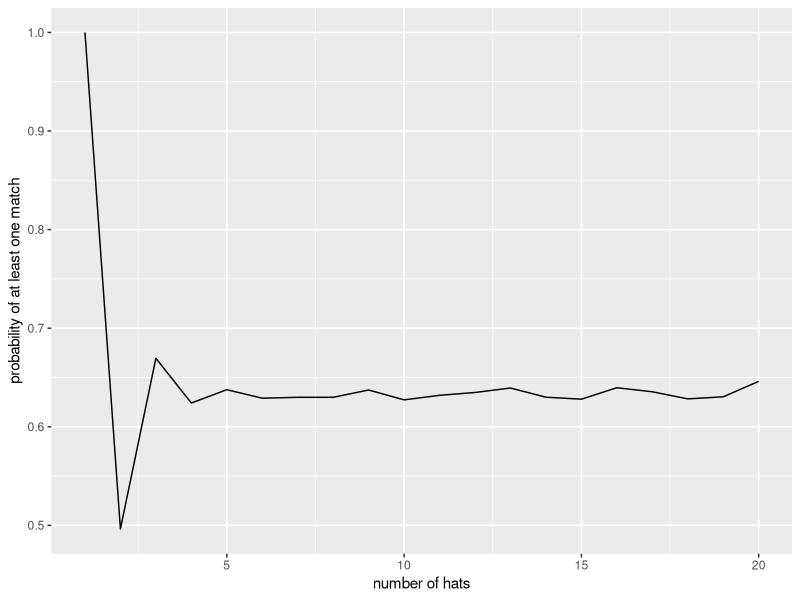
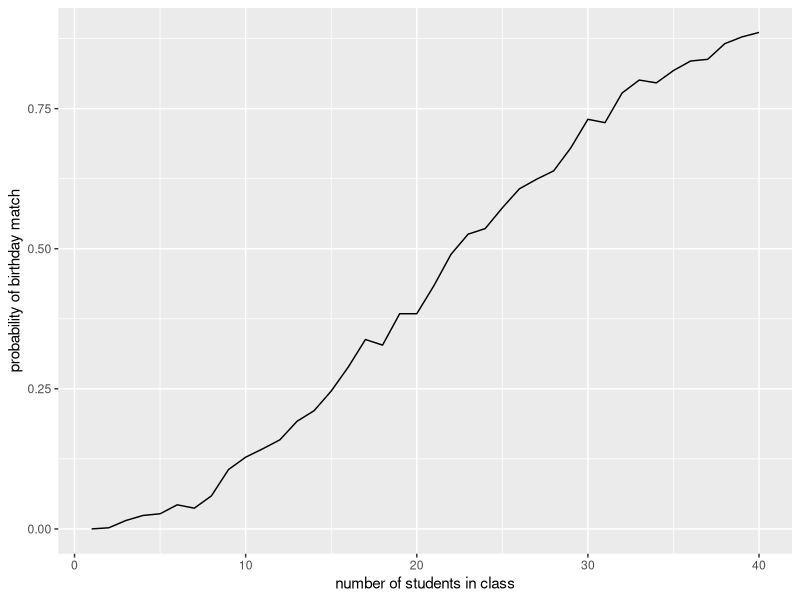
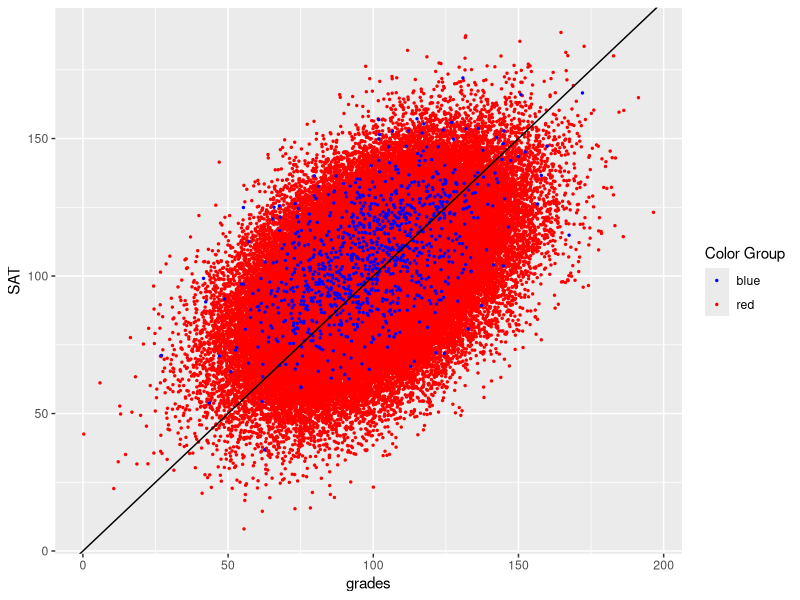
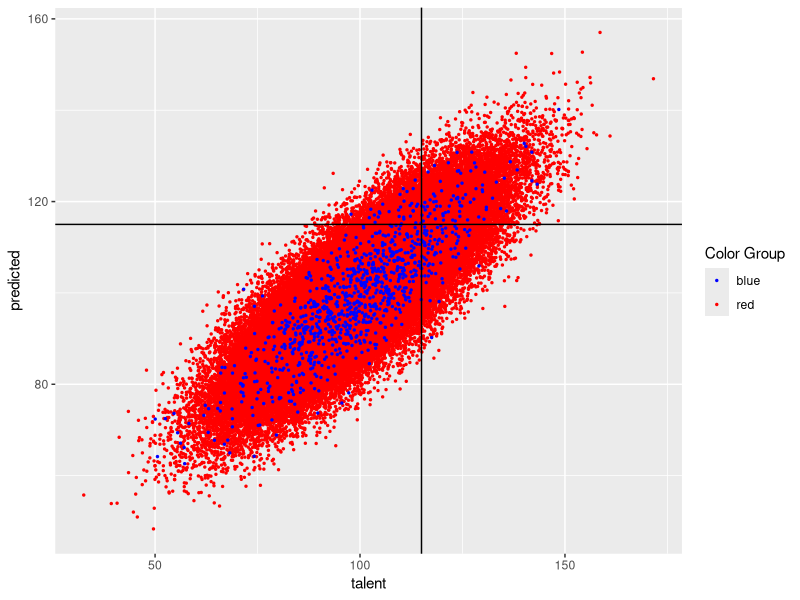
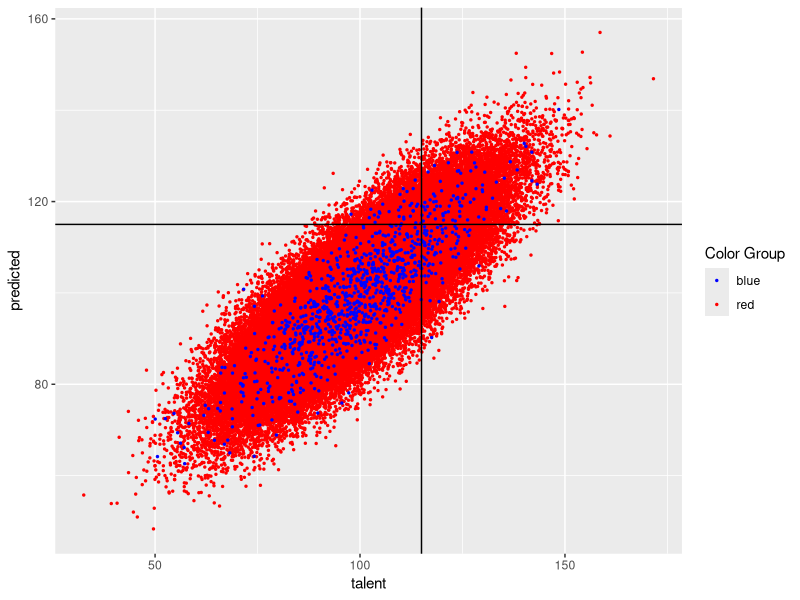
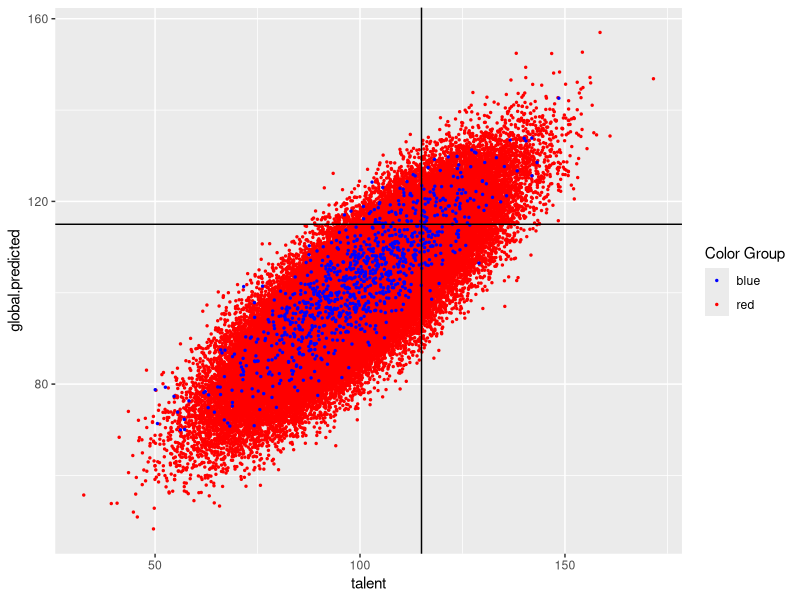
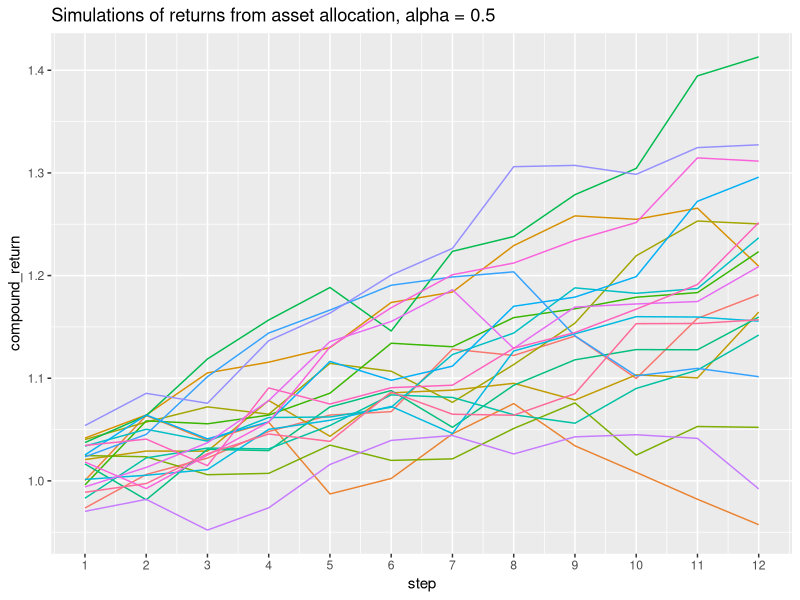
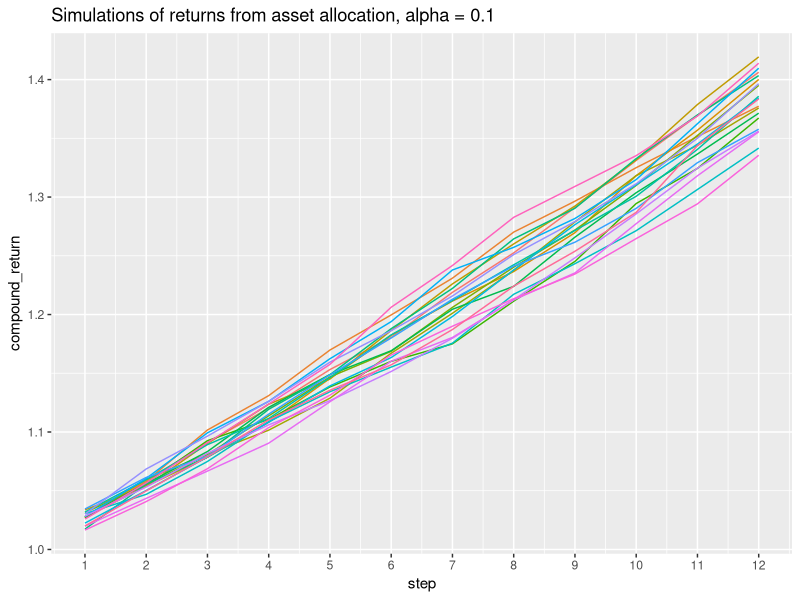

Generate these figures, in order, with R:
## ---- chunk 1
#| echo: false
library(tidyverse)
## ---- chunk 2
data.frame(value = c(-2:2)) |>
  mutate(abs_value = ifelse(value >=0, value, -value))  # abs val
## ---- chunk 3
set.seed(4747)
diamonds |> select(carat, cut, color, price) |>
  sample_n(20) |>
  mutate(price_cat = case_when(
    price > 10000 ~ "expensive",
    price > 1500 ~ "medium", 
    TRUE ~ "inexpensive"))
## ---- chunk 4
set.seed(47)
alph <- letters[1:10]
alph

sample(alph, 5, replace = FALSE) # sample (from a population)

sample(alph, 5, replace = TRUE) # sample (from a population)

sample(alph, 10, replace = FALSE)  # shuffle

sample(alph, 10, replace = TRUE)  # resample
## ---- chunk 5
set.seed(4747)
runif(4, 0, 1) # random uniform numbers

set.seed(123)
runif(4, 0, 1) # random uniform numbers

set.seed(4747)
runif(4, 0, 1) # random uniform numbers
## ---- chunk 6
hats <- 1:10
hats
## ---- chunk 7
random_hats <- sample(hats, size = 10, replace = FALSE)

hats
random_hats
## ---- chunk 8
hats == random_hats

# TRUE is 1, FALSE is 0
sum(hats == random_hats)

# did at least one person get their hat?
sum(hats == random_hats) > 0
## ---- chunk 9
hats <- 1:10
random_hats <- sample(hats, size = 10, replace = FALSE)
sum(hats == random_hats) > 0
## ---- chunk 10
hat_match <- function(n){
  hats <- 1:n
  random_hats <- sample(hats, size = n, replace = FALSE)
  sum(hats == random_hats) > 0
}

hat_match(10)
hat_match(47)
## ---- chunk 11
map_lgl(1:10, ~hat_match(n = 10))

map_lgl(1:10, ~hat_match(n = 10)) |> 
  mean()
## ---- chunk 12
set.seed(4747)
num_iter <- 10000

map_lgl(1:num_iter, ~hat_match(n = 10)) |> 
  mean()
## ---- chunk 13
hat_match_prob <- function(n, reps){
  prob <- map_lgl(1:reps, ~hat_match(n = n)) |> 
    mean()
  return(data.frame(match_prob = prob, num_hats = n))
}

set.seed(47)
map(1:20, hat_match_prob, reps = num_iter) |> 
  list_rbind()
## ---- chunk 14
set.seed(47)
num_iter <- 10000
map(1:20, hat_match_prob, reps = num_iter) |> 
  list_rbind() |> 
  ggplot(aes(x = num_hats, y = match_prob)) + 
  geom_line() + 
  labs(y = "probability of at least one match",
       x = "number of hats")
## ---- chunk 15
set.seed(47)
class_birthdays <- sample(1:365, size=29, replace=TRUE)
class_birthdays 
## ---- chunk 16
duplicated(class_birthdays)
sum(duplicated(class_birthdays))
## ---- chunk 17
class_duplicates <- function(unicorn){
  class_birthdays <- sample(1:365, size = 29, replace = TRUE)
  num_duplicates <- sum(duplicated(class_birthdays))
  return(ifelse(num_duplicates > 0, 1, 0))
}

class_duplicates()
class_duplicates()
## ---- chunk 18
map_dbl(1:10, class_duplicates)
## ---- chunk 19
class_duplicates <- function(class_size){
  class_birthdays <- sample(1:365, size = class_size, replace = TRUE)
  num_duplicates <- sum(duplicated(class_birthdays))
  return(ifelse(num_duplicates > 0, 1, 0))
}

set.seed(47)
num_stud <- 29
map_dbl(1:10, ~class_duplicates(class_size = num_stud))

## ---- chunk 20
set.seed(47)
num_stud <- 29
num_class <- 1000
map_dbl(1:num_class, ~class_duplicates(class_size = num_stud)) |> 
  mean()
## ---- chunk 21
set.seed(47)
num_stud <- 29
num_class <- 100

birth_match_prob <- function(num_stud, reps){
  prob <- map_dbl(1:reps, ~class_duplicates(class_size = num_stud)) |> 
    mean()
  return(data.frame(match_prob = prob, num_stud = num_stud))
}

map(1:num_stud, birth_match_prob, reps = num_class) |> 
  list_rbind()

## ---- chunk 22
set.seed(123)
num_stud <- 40
num_class <- 1000

map(1:num_stud, birth_match_prob, reps = num_class) |> 
  list_rbind()  |> 
  ggplot(aes(x = num_stud, y = match_prob)) + 
  geom_line() + 
  labs(y = "probability of birthday match",
       x = "number of students in class")
## ---- chunk 23
set.seed(470)
n_obs <- 100000
n.red <- n_obs*0.99
n.blue <- n_obs*0.01
reds <- rnorm(n.red, mean = 100, sd = 15)
blues <- rnorm(n.blue, mean = 100, sd = 15)

red.sat <- reds + rnorm(n.red, mean = 0, sd = 15)
blue.sat <- blues + 
    pmax(rnorm(n.blue, mean = 0, sd = 15),
         rnorm(n.blue, mean = 0, sd = 15))

red.grade <- reds + rnorm(n.red, mean = 0, sd = 15)
blue.grade <- blues + rnorm(n.blue, mean = 0, sd = 15)

college.data <- data.frame(talent = c(reds, blues),
                           SAT = c(red.sat, blue.sat),
                           grades = c(red.grade, blue.grade),
                           color = c(rep("red", n.red), rep("blue", n.blue)))

ggplot(college.data, aes(x = grades, y = SAT, color = color)) +
  geom_point(size = 0.5) +
  scale_color_identity(name = "Color Group",
                       guide = "legend") +
  geom_abline(intercept = 0, slope = 1)
  
## ---- chunk 24
red.lm = college.data |>
  dplyr::filter(color == "red") %>%
  lm(talent ~ SAT + grades, data = .)

blue.lm = college.data |>
  dplyr::filter(color == "blue") %>%
  lm(talent ~ SAT + grades, data = .)
## ---- chunk 25
red.lm |> broom::tidy()
## ---- chunk 26
blue.lm |> broom::tidy()
## ---- chunk 27
set.seed(4747)
new.reds <- rnorm(n.red, mean = 100, sd = 15)
new.blues <- rnorm(n.blue, mean = 100, sd = 15)

new.red.sat <- new.reds + rnorm(n.red, mean = 0, sd = 15)
new.blue.sat <- new.blues + 
    pmax(rnorm(n.blue, mean = 0, sd = 15),
         rnorm(n.blue, mean = 0, sd = 15))

new.red.grade <- new.reds + rnorm(n.red, mean = 0, sd = 15)
new.blue.grade <- new.blues + rnorm(n.blue, mean = 0, sd = 15)

new.college.data <- data.frame(talent = c(new.reds, new.blues),
                           SAT = c(new.red.sat, new.blue.sat),
                           grades = c(new.red.grade, new.blue.grade),
                           color = c(rep("red", n.red), rep("blue", n.blue)))


new.red.pred <- new.college.data |>
  filter(color == "red") %>%
  predict.lm(red.lm, newdata = .)

new.blue.pred <- new.college.data |>
  filter(color == "blue") %>%
  predict.lm(blue.lm, newdata = .)

new.college.data <- new.college.data |> 
  cbind(predicted = c(new.red.pred, new.blue.pred))

ggplot(new.college.data, aes(x = talent, y = predicted, color = color)) + 
  geom_point(size = 0.5) + 
  geom_hline(yintercept = 115) + 
  geom_vline(xintercept = 115) +
  scale_color_identity(name = "Color Group",
                       guide = "legend")
## ---- chunk 28
ggplot(new.college.data, aes(x = talent, y = predicted, color = color)) + 
  geom_point(size = 0.5) + 
  geom_hline(yintercept = 115) + 
  geom_vline(xintercept = 115) +
  scale_color_identity(name = "Color Group",
                       guide = "legend")
## ---- chunk 29
new.college.data <- new.college.data |> 
  mutate(fp = ifelse(talent < 115 & predicted > 115, 1, 0),
         tp = ifelse(talent > 115 & predicted > 115, 1, 0),
         fn = ifelse(talent > 115 & predicted < 115, 1, 0),
         tn = ifelse(talent < 115 & predicted < 115, 1, 0))

error.rates <- new.college.data |> group_by(color) |>
  summarize(tpr = sum(tp) / (sum(tp) + sum(fn)),
            fpr = sum(fp) / (sum(fp) + sum(tn)),
            fnr = sum(fn) / (sum(fn) + sum(tp)),
            #fdr = sum(fp) / (sum(fp) + sum(tp)),
            error = (sum(fp) + sum(fn)) / (sum(fp) + sum(tp) + sum(fn) + sum(tn) ))

error.rates
## ---- chunk 30
global.lm = college.data %>%
  lm(talent ~ SAT + grades, data = .)

global.lm |> broom::tidy()
## ---- chunk 31
new.pred <- new.college.data %>%
  predict.lm(global.lm, newdata = .)

new.college.data <- new.college.data |> 
  cbind(global.predicted = new.pred)

ggplot(new.college.data, aes(x = talent, 
                             y = global.predicted, 
                             color = color)) + 
  geom_point(size = 0.5) + 
  geom_hline(yintercept = 115) + 
  geom_vline(xintercept = 115) +
  scale_color_identity(name = "Color Group",
                       guide = "legend")
## ---- chunk 32
new.college.data.glb <- new.college.data |> 
  mutate(fp = ifelse(talent < 115 & global.predicted > 115, 1, 0),
         tp = ifelse(talent > 115 & global.predicted > 115, 1, 0),
         fn = ifelse(talent > 115 & global.predicted < 115, 1, 0),
         tn = ifelse(talent < 115 & global.predicted < 115, 1, 0))

error.rates <- new.college.data.glb |> group_by(color) |>
  summarize(tpr = sum(tp) / (sum(tp) + sum(fn)),
            fpr = sum(fp) / (sum(fp) + sum(tn)),
            fnr = sum(fn) / (sum(fn) + sum(tp)),
            #fdr = sum(fp) / (sum(fp) + sum(tp)),
            error = (sum(fp) + sum(fn)) / (sum(fp) + sum(tp) + sum(fn) + sum(tn) ))

error.rates
## ---- chunk 33
new.college.data.2mod <- new.college.data |> 
  mutate(fp = ifelse(talent < 115 & predicted > 115, 1, 0),
         tp = ifelse(talent > 115 & predicted > 115, 1, 0),
         fn = ifelse(talent > 115 & predicted < 115, 1, 0),
         tn = ifelse(talent < 115 & predicted < 115, 1, 0))

error.rates <- new.college.data.2mod |> group_by(color) |>
  summarize(tpr = sum(tp) / (sum(tp) + sum(fn)),
            fpr = sum(fp) / (sum(fp) + sum(tn)),
            fnr = sum(fn) / (sum(fn) + sum(tp)),
            #fdr = sum(fp) / (sum(fp) + sum(tp)),
            error = (sum(fp) + sum(fn)) / (sum(fp) + sum(tp) + sum(fn) + sum(tn) ))

error.rates
## ---- chunk 34
rnorm(3)
rnorm(3, mean = 0, sd = 1)

rnorm(4, mean = 47, sd = 5)
## ---- chunk 35
calculate_return <- function(step, alpha) {
  risk_free_rate <- 1.03
  risky_rate <- rnorm(1, mean = 0, sd = 1) * 0.05 + 1
  return(data.frame(step = step, 
                    return = (1 - alpha) * risk_free_rate + alpha * risky_rate))
}

calculate_return("unicorn", 0.47)
## ---- chunk 36
decision_steps <- 12

pmap(data.frame(step = 1:decision_steps,
                alpha = rep(0.5, decision_steps)),
     calculate_return) |> 
  list_rbind()

## ---- chunk 37
runs <- 10
decision_steps <- 12

run_func <- function(run, steps, alpha){
  pmap(data.frame(step = 1:steps,
                  alpha = rep(alpha, steps)),
       calculate_return) |> 
    list_rbind() |> 
    cbind(run_number = as.factor(run))
}

run_func("happy", 12, 0.5)

map(1:runs, run_func, 
    steps = decision_steps,
    alpha = 0.5) |> 
  list_rbind()
## ---- chunk 38
numbers <- sample(1:5)
numbers

cumprod(numbers)
## ---- chunk 39
map(1:runs, run_func, 
    steps = decision_steps,
    alpha = 0.5) |> 
  list_rbind() |> 
  group_by(run_number) |> 
  mutate(compound_return = cumprod(return))
## ---- chunk 40
#| echo: false

runs <- 20
map(1:runs, run_func, 
    steps = decision_steps,
    alpha = 0.5) |> 
  list_rbind() |> 
  group_by(run_number) |> 
  mutate(compound_return = cumprod(return)) |> 
  ggplot(aes(x = step, y = compound_return)) +
  geom_line(aes(color = run_number)) +
  theme(legend.position = "none") +
  scale_x_continuous(breaks = seq(1,12)) + 
  labs(title = "Simulations of returns from asset allocation, alpha = 0.5")
## ---- chunk 41
#| echo: false
runs <- 20
map(1:runs, run_func, 
    steps = decision_steps, 
    alpha = 0.1) |> 
  list_rbind() |> 
  group_by(run_number) |> 
  mutate(compound_return = cumprod(return)) |> 
  ggplot(aes(x = step, y = compound_return)) +
  geom_line(aes(color = run_number)) +
  theme(legend.position = "none") +
  scale_x_continuous(breaks = seq(1,12)) + 
  labs(title = "Simulations of returns from asset allocation, alpha = 0.1")
## ---- chunk 42
#| echo: false

runs <- 20
map(1:runs, run_func, 
    steps = decision_steps, 
    alpha = 0.9) |> 
  list_rbind() |> 
  group_by(run_number) |> 
  mutate(compound_return = cumprod(return)) |> 
  ggplot(aes(x = step, y = compound_return)) +
  geom_line(aes(color = run_number)) +
  theme(legend.position = "none") +
  scale_x_continuous(breaks = seq(1,12)) + 
  labs(title = "Simulations of returns from asset allocation, alpha = 0.9")
## ---- chunk 43
#| code-line-numbers: "3"
calculate_return_sd10 <- function(step, alpha) {
  risk_free_rate <- 1.03
  risky_rate <- rnorm(1, mean = 0, sd = 10) * 0.05 + 1
  return(data.frame(step = step, 
                    return = (1 - alpha) * risk_free_rate + alpha * risky_rate))
}

calculate_return("unicorn", 0.47)
## ---- chunk 44
#| code-line-numbers: "4"
run_func_sd10 <- function(run, steps, alpha){
  pmap(data.frame(step = 1:steps,
                  alpha = rep(alpha, steps)),
       calculate_return_sd10) |> 
    list_rbind() |> 
    cbind(run_number = as.factor(run))
}
## ---- chunk 45
#| echo: false
#| code-line-numbers: "2"
runs <- 20
map(1:runs, run_func_sd10, 
    steps = decision_steps,
    alpha = 0.5) |> 
  list_rbind() |> 
  group_by(run_number) |> 
  mutate(compound_return = cumprod(return)) |> 
  ggplot(aes(x = step, y = compound_return)) +
  geom_line(aes(color = run_number)) +
  theme(legend.position = "none") +
  scale_x_continuous(breaks = seq(1,12)) + 
  labs(title = "Simulations of returns from asset allocation, alpha = 0.5")
